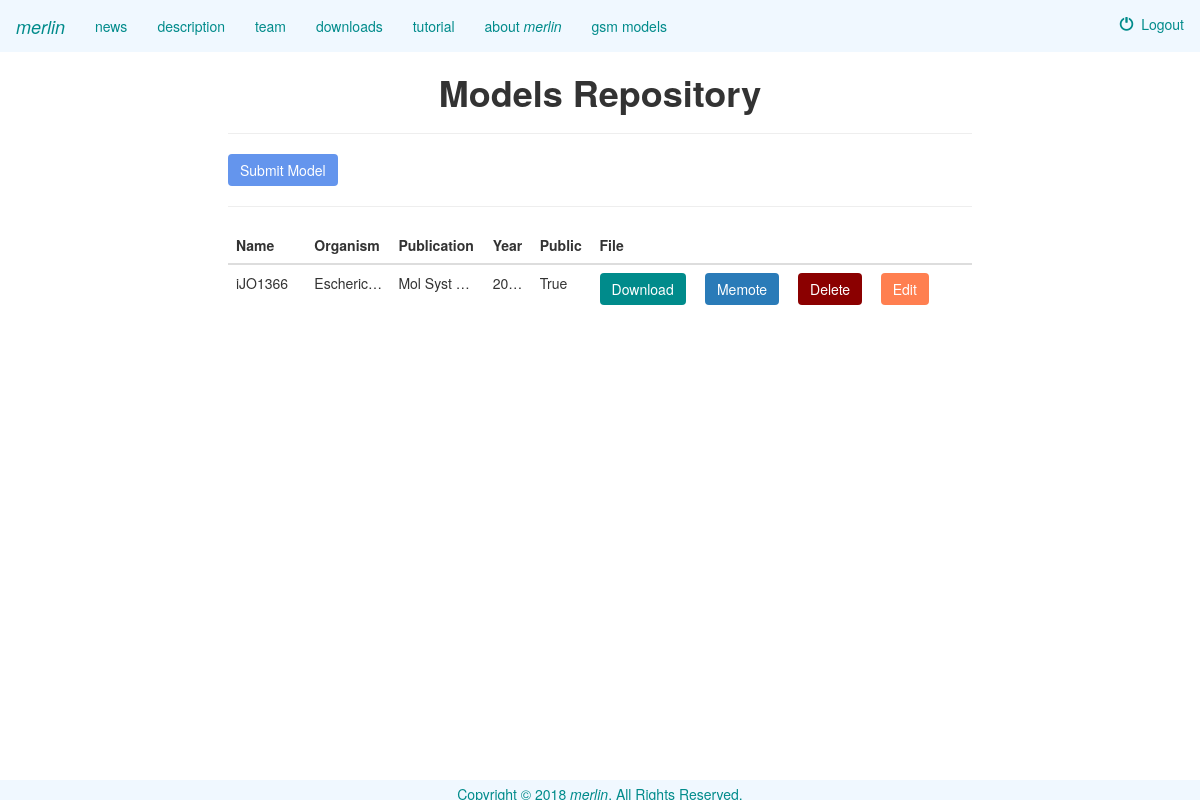
The app's page /gsm_models/ (signed in) with its own data.
### merlindjango/models.py (models this page shows, shortened)
class GSMModels(models.Model):
    id_modelo = models.AutoField(primary_key=True)
    name = models.CharField(max_length=500)
    organism = models.CharField(max_length=500)
    publication = models.TextField()
    year = models.IntegerField()
    file = models.FileField()
    user = models.ForeignKey(User, on_delete=models.CASCADE)
    is_public = models.BooleanField(default=False)
    class Meta:
        verbose_name_plural = ("GSMModels")

### merlindjango/views.py (the view)
# urls.py: path('gsm_models/', views.gsmmodels, name='gsm_models'),
def gsmmodels(request, submitted=False):
    if request.user.is_authenticated:
        if request.user.is_superuser:
            template_name = 'merlindjango/gsm_models.html'
            model = GSMModels.objects.all()
            return render(request, template_name, {'model': model, "submittedHTML": submitted})
        else:
            template_name = 'merlindjango/gsm_models.html'
            i = GSMModels.objects.filter(user=request.user)
            j = GSMModels.objects.filter(is_public=True)
            model = list(set(chain(i, j)))
            return render(request, template_name, {'model': model, "submittedHTML": submitted})
    else:
        return render(request, 'merlindjango/login.html')

### merlindjango/templates/merlindjango/gsm_models.html (shortened to what this page needs)
<!DOCTYPE html>
{% extends 'merlindjango/navbar.html' %}
{% load static %}
{% block gsmmodels_active %}active{% endblock %}
{% block body %}
    <div style="max-width: 62%; margin: auto">
        <h1 style="text-align: center"><b>Models Repository</b></h1>
        <hr>
        <a  href="{% url 'merlindjango:submit_model' %}" class="btn btn-primary btm-sm" style="background-color: cornflowerblue; border: 0"> Submit Model </a>
        <hr>
        <table class="table" style="width: 100%">
            <thead>
                <tr>
                    <th>Name</th>
                    <th>Organism</th>
                    <th>Publication</th>
                    <th>Year</th>
                    <th>Public</th>
                    <th>File</th>
                    <th></th>
                    <th></th>
                    <th></th>
                    <th></th>
                    <th></th>
                </tr>
            </thead>
            <tbody>
                {% for models in model %}
                <tr>
                    <td style="white-space: nowrap; text-overflow:ellipsis; overflow: hidden; max-width:80px;">{{ models.name}} &nbsp;</td>
                    <td style="white-space: nowrap; text-overflow:ellipsis; overflow: hidden; max-width:1px;">{{ models.organism}} &nbsp;</td>
                    <td style="white-space: nowrap; text-overflow:ellipsis; overflow: hidden; max-width:1px;">{{ models.publication}} &nbsp;</td>
                    <td style="white-space: nowrap; text-overflow:ellipsis; overflow: hidden; max-width:40px;">{{ models.year}} &nbsp;</td>
                    <td>{{ models.is_public }}</td>
                    <td><a  href="{{ models.file.url }}" class="btn btn-primary btm-sm" target="_blank" style="background-color: darkcyan; border: 0" download> Download </a> </td>
                    <td><a  href="{% url 'merlindjango:submitMemote' models.id_modelo %}" class="btn btn-primary btm-sm" target="_blank" style="background-color: #2a7bb8; border: 0"> Memote </a> </td>
                    {% if request.user == models.user or request.user.is_superuser%}
                    <td><a href="{% url 'merlindjango:delete_model' models.id_modelo %}" class="btn btn-primary btm-sm" style="background-color: darkred; border: 0" onclick="return confirm('Are you sure you want to delete this model?')"> Delete </a> </td>
                    <td><a  href="{% url 'merlindjango:edit_model' models.id_modelo %}" class="btn btn-primary btm-sm" style="background-color:coral; border: 0"> Edit </a> </td>
                    {% endif %}
                </tr>
                {% endfor %}
            </tbody>
        </table>
    </div>
{% include 'merlindjango/footer.html' %}
{% endblock %}

### merlindjango/templates/merlindjango/navbar.html (shortened to what this page needs)
<!DOCTYPE html>
<html lang="en">
{% load static %}
<head>
    <link rel="stylesheet" href="https://maxcdn.bootstrapcdn.com/bootstrap/3.3.7/css/bootstrap.min.css">
    <link rel="stylesheet" type="text/css" href="{% static 'css/style.css' %}" />
</head>
<body>
{% if user.is_authenticated %}
    <div class="navbar">
        <div class="container-fluid">
            <div class="navbar-header">
            <a class="navbar-brand" href="{% url 'merlindjango:home' %}" style="color: darkcyan"><i>merlin</i></a>
            </div>
            <div class="collapse navbar-collapse" id="topNavBar">
                <ul class="nav navbar-nav " style="text-align: center">
                    <li><a href="{% url 'merlindjango:news' %}" style="color: darkcyan">news</a></li>
                    <li><a href="{% url 'merlindjango:description' %}" style="color: darkcyan">description</a></li>
                    <li><a href="{% url 'merlindjango:team' %}" style="color: darkcyan">team</a></li>
                    <li><a href="{% url 'merlindjango:downloads' %}" style="color: darkcyan">downloads</a></li>
                    <li><a href="{% url 'merlindjango:tutorial' %}" style="color: darkcyan">tutorial</a></li>
                    <li><a href="{% url 'merlindjango:about_merlin' %}" style="color: darkcyan">about <i>merlin</i></a></li>
                    <li class="{% block gsmmodels_active %}{% endblock %}"><a href="{% url 'merlindjango:gsm_models' %}" style="color: darkcyan">gsm models</a></li>
                </ul>
                <ul class="nav navbar-nav navbar-right">
                    <li>
                        <div class="tab">
                            <a href="{% url 'merlindjango:logout_user' %}" style="color: darkcyan">
                                <span class="glyphicon glyphicon-off" aria-hidden="true" style="padding-top: 15px; color: darkcyan"></span>&nbsp; Logout
                            </a>
                        </div>
                    </li>
                </ul>
            </div>
        </div>
    </div>
{% endif %}
{% block body %}
{% endblock %}
</body>
</html>

### merlindjango/templates/merlindjango/footer.html
<!DOCTYPE html>
<html lang="en">
{% load static %}
<link rel="stylesheet" type="text/css" href="{% static 'css/style.css' %}" />
<div class="footer" style="padding: 10px">
    <div class= "footer footer-bottom" style=" opacity: 1; border-radius: 0; background-color: aliceblue">
        <div class="footer-text" style="margin-top: auto">
            Copyright © 2018 <i>merlin</i>. All Rights Reserved.
        </div>
    </div>
</div>

### merlindjango/static/merlindjango/css/style.css (style rules this page uses)
.navbar { border-radius: 0; background-color: aliceblue; }
html { position: relative; min-height: 100%; }
body { height: 100%; margin-bottom: 0; padding-bottom: 1%; }
.footer { background-color: aliceblue; width: 100%; bottom: 0; left: 0; position: absolute; }
.footer .footer-bottom { color: darkcyan; text-align: center; height: 4%; width: 100%; bottom: 0; left: 0; padding-bottom: 16px; }

### records on screen
GSMModels: name "iJO1366", organism "Escheric…", publication "Mol Syst…", year "20…", is_public "True", shows "Delete"
